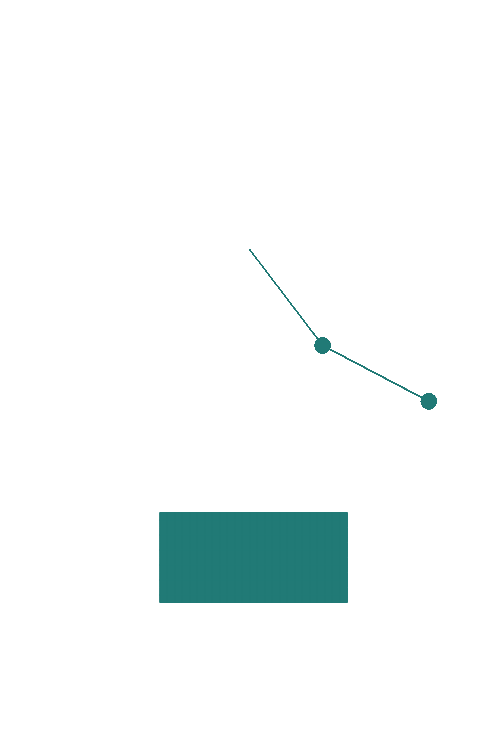
Frame 1 (no input)
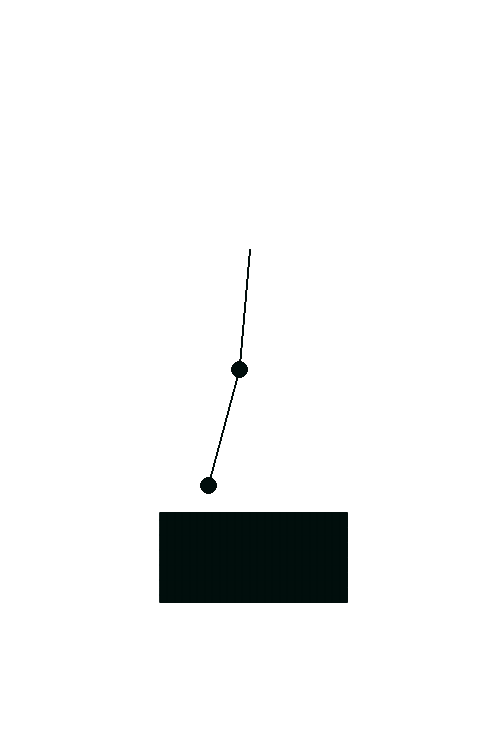
Frame 60 (no input)
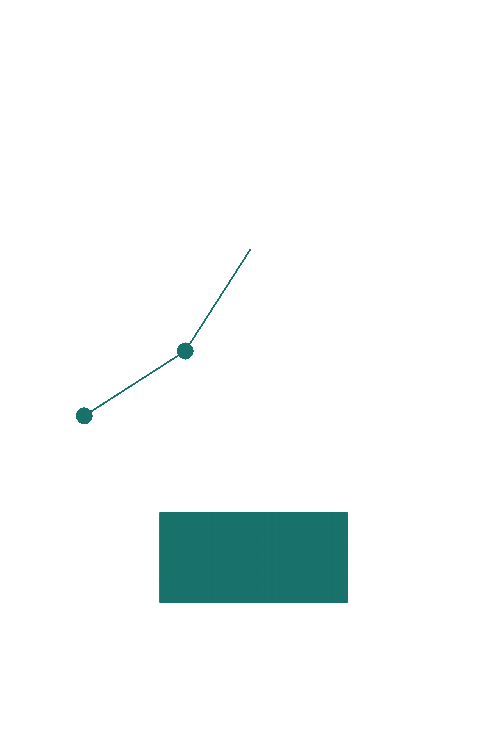
Frame 120 (the mouse pressed at the canvas centre since frame 60)

The p5.js sketch that drew these frames (run headless with seeded random() and noise() and a simulated clock; from frame 60 on, the mouse is pressed at the canvas centre):

// p5.js sketch
// ── sketch.js
const CANVAS_WIDTH = 500;
const CANVAS_HEIGHT = 750;

const ORIGIN = [250, 250];

const ARR_X = 25;
const ARR_Y = 12;

const INIT_SCATTER_MULT = 0.0001;

const INIT_THETA_MIN = 0.0;
const INIT_THETA_MAX = 1.0;

const CIRCLE_DIAMETER = 15;
const CIRCLE_RADIUS = CIRCLE_DIAMETER / 2;
const LINE1_LENGTH = 120;
const LINE2_LENGTH = 120;

const MASS1 = 1;
const MASS2 = 1;

const ACCEL_CONST = 0.2;

const SUBSTEP_COUNT = 10;

const GRID_MIDPOINT_X = ORIGIN[0];
const GRID_TOP_Y = ORIGIN[1] + LINE1_LENGTH + LINE2_LENGTH + CIRCLE_DIAMETER;
const GRID_CELL_WIDTH = CIRCLE_RADIUS;
const GRID_CELL_HEIGHT = CIRCLE_RADIUS;

const RGB_MAX = 255;
const ERR_COLOR = [235, 91, 52];

let COLOR_0;
let COLOR_T1;
let COLOR_T2;

let pendula;
let colorGrid;

function Pendulum(theta1, theta2) {
  this.theta1 = theta1;
  this.theta2 = theta2;

  this.omega1 = 0;
  this.omega2 = 0;

  this.step = function() {
    for (let i = 0; i < SUBSTEP_COUNT; i++)
    {
      this.substep();
    }
  }

  this.substep = function() {
    const delta = this.theta2 - this.theta1;

    // angular velocity change
    const denominator_common = 2 * MASS1 + MASS2 - MASS2 * cos(2 * this.theta1 - 2 * this.theta2);
    const denominator1 = LINE1_LENGTH * denominator_common;
    const denominator2 = LINE2_LENGTH * denominator_common;

    const d_omega1 = (-ACCEL_CONST * (2 * MASS1 + MASS2) * sin(this.theta1) - MASS2 * ACCEL_CONST * sin(this.theta1 - 2 * this.theta2) - 2 * sin(this.theta1 - this.theta2) * MASS2 * (this.omega2 ** 2 * LINE2_LENGTH + this.omega1 ** 2 * LINE1_LENGTH * cos(this.theta1 - this.theta2))) / denominator1;

    const d_omega2 = (2 * sin(this.theta1 - this.theta2) * (this.omega1 ** 2 * LINE1_LENGTH * (MASS1 + MASS2) + ACCEL_CONST * (MASS1 + MASS2) * cos(this.theta1) + this.omega2 ** 2 * LINE2_LENGTH * MASS2 * cos(this.theta1 - this.theta2))) / denominator2;

    this.omega1 += d_omega1 / SUBSTEP_COUNT;
    this.omega2 += d_omega2 / SUBSTEP_COUNT;
    if (isNaN(this.omega1) ||
      isNaN(this.omega2) ||
      abs(this.omega1) > PI ||
      abs(this.omega2) > PI)
    {
      console.log(this);
    }

    this.theta1 += this.omega1 / SUBSTEP_COUNT;
    this.theta2 += this.omega2 / SUBSTEP_COUNT;
    this.theta1 %= TAU;
    this.theta2 %= TAU;
  };

  this.draw = function(initX, initY) {
    const x1 = initX + LINE1_LENGTH * sin(this.theta1);
    const y1 = initY + LINE1_LENGTH * cos(this.theta1);

    line(initX, initY, x1, y1);
    ellipse(x1, y1, CIRCLE_DIAMETER, CIRCLE_DIAMETER);

    const x2 = x1 + LINE2_LENGTH * sin(this.theta2);
    const y2 = y1 + LINE2_LENGTH * cos(this.theta2);

    line(x1, y1, x2, y2);
    ellipse(x2, y2, CIRCLE_DIAMETER, CIRCLE_DIAMETER);
  };

  this.getColor = function() {
    if (isNaN(this.theta1) || isNaN(this.theta2))
    {
      return color(...ERR_COLOR);
    }

    const theta1Ratio = sin(this.theta1) ** 2;
    const theta2Ratio = sin(this.theta2) ** 2;
    const theta1Idx = floor(theta1Ratio * colorGrid.length);
    const theta2Idx = floor(theta2Ratio * colorGrid[0].length);

    console.assert(theta1Idx >= 0 && theta1Idx < colorGrid.length, this.theta1, theta1Idx);
    console.assert(theta2Idx >= 0 && theta2Idx < colorGrid[0].length, this.theta2, theta2Idx);

    return colorGrid[theta1Idx][theta2Idx];
  }
};

function initPendula() {
  const rootT1 = random([-1, 1]) * random(INIT_THETA_MIN, INIT_THETA_MAX) * PI;
  const rootT2 = random([-1, 1]) * random(INIT_THETA_MIN, INIT_THETA_MAX) * PI;

  console.log("root t1:", rootT1);
  console.log("root t2:", rootT2);

  pendula = Array(ARR_Y).fill().map(
    (o, y) => Array(ARR_X).fill().map(
      (o, x) => {
        const initT1 = rootT1 + (y - ARR_Y / 2) / (0.5 * ARR_Y) * PI * INIT_SCATTER_MULT;
        const initT2 = rootT2 + (x - ARR_X / 2) / (0.5 * ARR_Y) * PI * INIT_SCATTER_MULT;
        return new Pendulum(initT1, initT2);
      }
    )
  );
}

function initColorGrid() {
  colorGrid = Array(RGB_MAX).fill().map((o, y) => Array(RGB_MAX).fill(NaN));

  for (let y = 0; y < colorGrid.length; y++) {
    colorGrid[y][0] = lerpColor(COLOR_0, COLOR_T1, y / colorGrid.length);
  }

  for (let x = 0; x < colorGrid[0].length; x++) {
    colorGrid[0][x] = lerpColor(COLOR_0, COLOR_T2, x / colorGrid[0].length);
  }

  for (let y = 1; y < colorGrid.length; y++) {
    for (let x = 1; x < colorGrid[0].length; x++) {
      colorGrid[y][x] = lerpColor(colorGrid[y][0], colorGrid[0][x], x / (y + x));
    }
  }
}

function showColorGrid() {
  colorGrid.forEach(
    (arr, y) => arr.forEach(
      (color, x) => {
        fill(color);
        stroke(color);
        rect(
          x * 1,
          y * 1,
          1,
          1
        );
      }
    )
  );
}

function setup() {
  createCanvas(CANVAS_WIDTH, CANVAS_HEIGHT);
  fill(0, 0, 0);

  COLOR_0 = color(0, 0, 0);
  COLOR_T1 = color(240, 40, 100);
  COLOR_T2 = color(10, 220, 200);

  initPendula();
  initColorGrid();

  showColorGrid();
}

function draw() {
  clear();

  pendula.forEach(
    (arr, y) => arr.forEach(
      (pendulum, x) => {
        const color = pendulum.getColor();
        fill(color);
        stroke(color);

        rect(
          GRID_MIDPOINT_X + (x - (arr.length - 1) / 2) * GRID_CELL_WIDTH,
          GRID_TOP_Y + (y + 1) * GRID_CELL_HEIGHT,
          GRID_CELL_WIDTH,
          GRID_CELL_HEIGHT
        );
        pendulum.draw(...ORIGIN);

        pendulum.step();
      }
    )
  );
}

/* alt. idea: draw two pendulums and lerp n pendulums between them */
